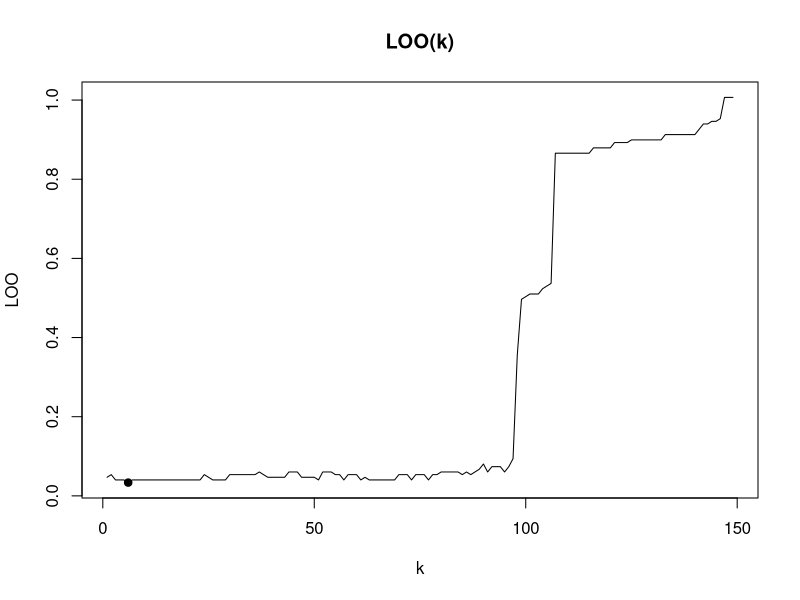
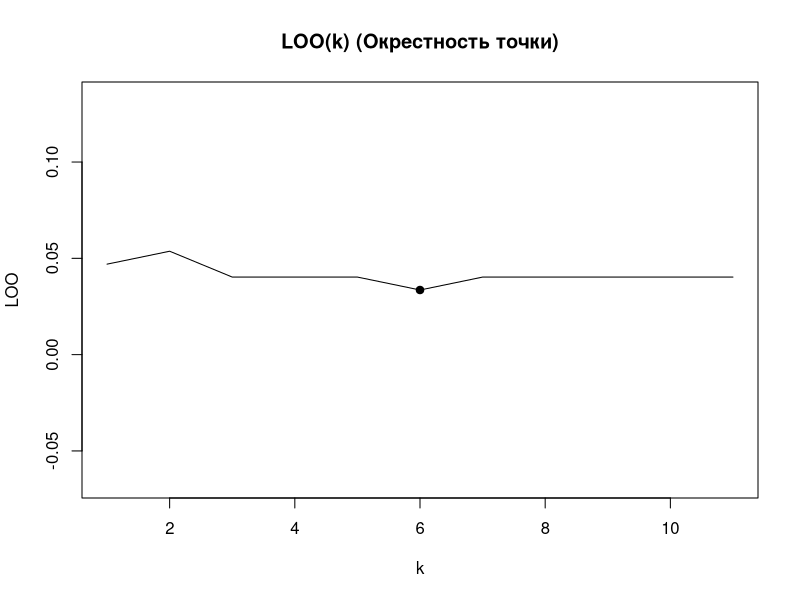
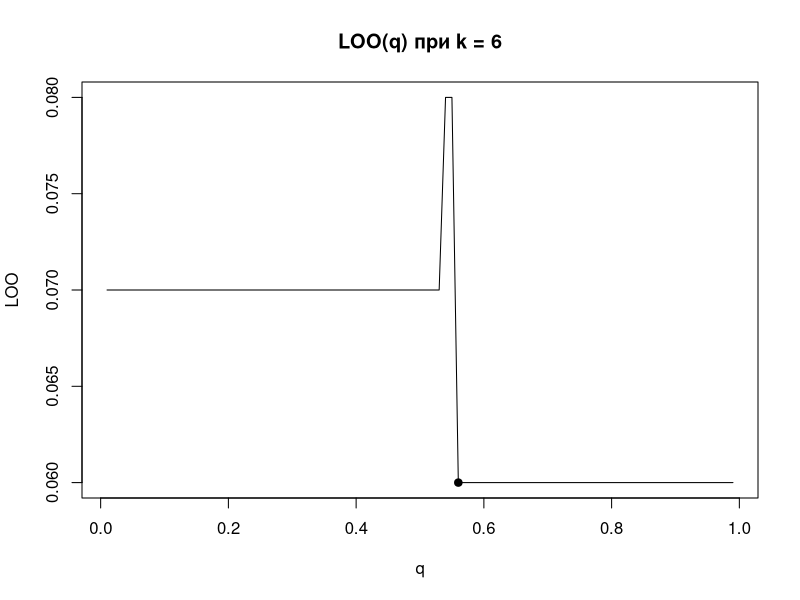
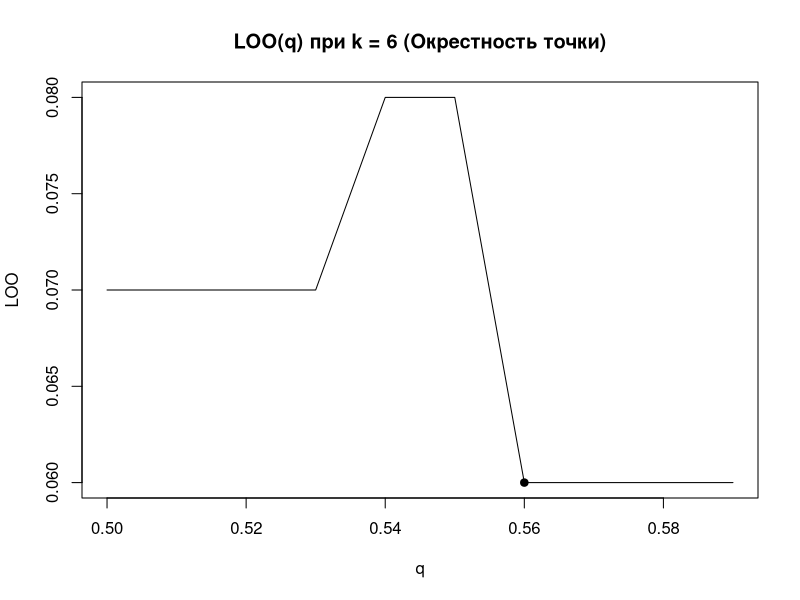
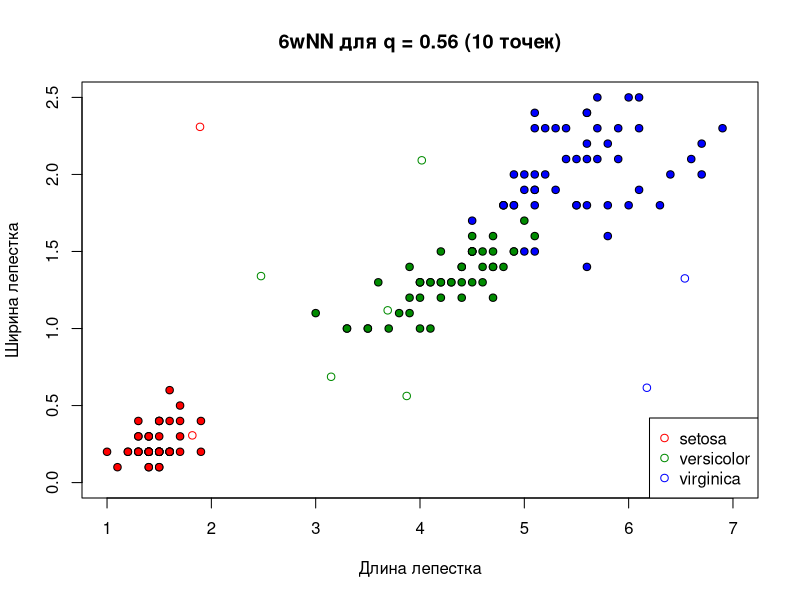

The R script that drew these images, in order:
distance_of_Euclid <- function(a, b){
  
  return(sqrt(sum((a - b)^2)))
  
}

sort <- function(arr, point){
  
  row <- dim(arr)[1]
  col <- dim(arr)[2]
  
  ## 2 столбца - номер и расстояние
  distances <- matrix(NA, row, 2)
  
  for (i in 1:row) {
    distances[i, ] <- c(i, distance_of_Euclid(point, arr[i, 1:col - 1])) 
  }
  
  ordered_arr <- arr[order(distances[, 2]), ]
  
  return(ordered_arr)
  
}

oneNN <- function(set, point){
  
  ## возьмём за ближайшего соседа первую точку в наборе
  min_distance <- distance_of_Euclid(set[1, 1:2], point)
  number_of_nearest <- 1
  
  N <- dim(set)[1]
  
  ## попробуем найти соседа ближе
  for (i in 2:N) {
    if (distance_of_Euclid(set[i, 1:2], point) < min_distance) {
      min_distance <- distance_of_Euclid(set[i, 1:2], point)
      number_of_nearest <- i
    }
  }
  
  ## возвращаем вид ириса ближайшего соседа
  return(set[number_of_nearest, 3])
  
}

kNN <- function(k, ordered_arr){
  
  col_class <- dim(ordered_arr)[2]
  
  class <- names(which.max(table(ordered_arr[1:k, col_class])))
  
  return(class)
  
}

kwNN <- function(k, ordered_arr, weights){
  
  order_and_weight <- cbind(ordered_arr, weights)
  classes <- order_and_weight[1:k, 3:4]
  
  w1 <- sum(classes[classes$Species == "setosa", 2])
  w2 <- sum(classes[classes$Species == "versicolor", 2])
  w3 <- sum(classes[classes$Species == "virginica", 2])
  
  answer <- matrix(c(w1, w2, w3), nrow = 1, ncol = 3, byrow = TRUE, list(c(1), c(1, 2, 3)))
  
  class <- c("setosa", "versicolor", "virginica")
  
  return(class[which.max(answer)])
  
}

LOO <- function(arr){
  
  row <- dim(arr)[1]
  
  Q <- matrix(0, (row - 1), 1)
  
  for (i in 1:row) {
    
    point <- arr[i, 1:2]
    new_arr <- arr
    new_arr <- new_arr[-i, ]
    ordered_arr <- sort(new_arr, point)
    
    for (k in 1:(row - 1)) {
      
      class <- kNN(k, ordered_arr)
      
      if (class != arr[i, 3]) {
        Q[k] <- Q[k] + 1
      }
      
    }
    
  }
  
  min_k <- which.min(Q[1:(row - 1)])
  min_v <- Q[min_k]
  
  
  I <- matrix(1:(row - 1), (row - 1), 1)
  
  for (i in 1:(row - 1)) {
    Q[i] <- Q[i]/(row - 1)
  }
  
  ## график LOO и k
  plot(
    I[1:(row - 1)], 
    Q[1:(row - 1)], 
    type = "l", xlab = "k", ylab = "LOO",
    main = "LOO(k)"
  )
  points(min_k, min_v/(row - 1), pch = 21, bg = "black")
  
  
  range <- 5
  while (min_k - range < 0 || min_k + range > 149) {
    range <- range - 1
  }
  ## график LOO и k увеличенный масштаб
  plot(
    I[(min_k - range):(min_k + range)], 
    Q[(min_k - range):(min_k + range)], 
    xlim = c((min_k - range), (min_k + range)), 
    ylim = c(min_v/(row - 1) - 0.1, min_v/(row - 1) + 0.1), 
    type = "l", xlab = "k", ylab = "LOO",
    main = "LOO(k) (Окрестность точки)"
  )
  points(min_k, min_v/(row - 1), pch = 21, bg = "black")
  
  return(min_k)
  
}

LOO_q <- function(arr, k) {
  
  row <- dim(arr)[1]
  
  Q <- matrix(0, 99, 1)
  
  for (i in 1:row) {
    
    point <- arr[i, 1:2]
    new_arr <- arr
    new_arr <- new_arr[-i, ]
    ordered_arr <- sort(new_arr, point)
    
    weights <- matrix(0, (row - 1), 1)
    
    for (q in 1:99) {
      
      for (p in 1:(row - 1)) {
        weights[p] <- (q / 100)^p
      }
      
      class <- kwNN(k, ordered_arr, weights)
      
      if (class != arr[i, 3]) {
        Q[q] <- Q[q] + 1
      }
      
    }
    
  }
  
  min_q <- which.min(Q[1:99])
  min_v <- min(Q[1:99])
  
  I <- matrix(seq(0.01, 0.99, 0.01), 99, 1)
  
  for (i in 1:99) {
    Q[i] <- Q[i]/100
  }
  
  ## график LOO и q при k = 6
  plot(
    I[1:99], 
    Q[1:99], 
    type = "l", xlab = "q", ylab = "LOO",
    main = "LOO(q) при k = 6"
  )
  points(min_q/100, min_v/100, pch = 21, bg = "black")
  
  ## график LOO и q при k = 6 увеличенный масштаб
  plot(
    I[50:59], 
    Q[50:59], 
    type = "l", xlab = "q", ylab = "LOO",
    main = "LOO(q) при k = 6 (Окрестность точки)"
  )
  points(min_q/100, min_v/100, pch = 21, bg = "black")
  
  return(min_q/100)
  
}

main <- function(){
  ## создание тренировочной выборки по ширине и длине лепестка и виду ириса
  train_set <- iris[, 3:5]
  
  ## кол-во точек в тестовой выборке
  ##n <- as.numeric(readline(prompt = "Enter number of points in test set: "))
  n <- 10
  
  ## создание набора тестовых точек
  points <- cbind(runif(n, 1, 7), runif(n, 0, 2.5))
  
  ## рисуем выборку
  colors <- c("setosa" = "red", "versicolor" = "green4", "virginica" = "blue")
  
  k <- LOO(train_set)
  ##cat("Best of k is", k)
  q <- LOO_q(train_set, k)
  ##cat("Best of q is", q)
  
  plot( 
    iris[, 3:4],
    xlim = c(1, 7),
    ylim = c(0, 2.5),
    pch = 21, 
    bg = colors[iris$Species],
    xlab = "Длина лепестка",
    ylab = "Ширина лепестка",
    main = "6wNN для q = 0.56 (10 точек)"
  )
  
  weights <- matrix(NA, 150, 1)
  
  for (p in 1:150) {
    weights[p] <- q^p
  }
  
  ## рисуем точки
  for (i in 1:n) {
    
    ordered_set <- sort(train_set, points[i, 1:2])
    points(points[i, 1], points[i, 2], pch = 1, col = colors[kwNN(k, ordered_set, weights)])
  
  }
  
  ## карты классификации
  ##for (i in seq(0.8, 7.2, 0.1)) {
    ##for (j in seq(-0.3, 2.9, 0.1)) {
      
      ##ordered_set <- sort(train_set, c(i, j))
      
      ##points(i, j, pch = 1, col = colors[oneNN(train_set, c(i, j))])
      
      ##points(i, j, pch = 1, col = colors[kNN(k, ordered_set)])
      
      ##points(i, j, pch = 1, col = colors[kwNN(k, ordered_set, weights)])
      
    ##}
  ##}
  
  ##points(iris[, 3:4], pch = 21, bg = colors[iris$Species])
  
  legend(
    "bottomright",
    pch = c(21, 21, 21),
    col = c("red", "green4", "blue"),
    legend = c("setosa", "versicolor", "virginica")
  )
  
}

main()